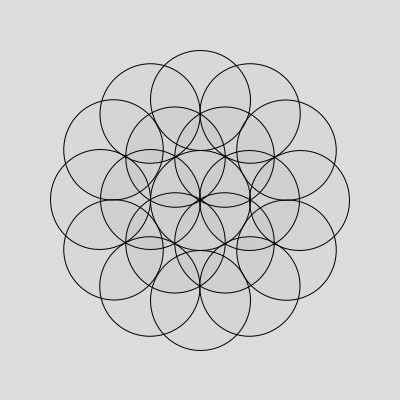
Frame 1 (no input)
Frame 60 (the mouse pressed at the canvas centre just before this capture): identical to frame 1, image omitted
Frame 120 (the mouse held since frame 60 and released just before this capture): identical to frame 1, image omitted

The Processing sketch that drew this single still picture (run headless with seeded random() and noise(); from frame 60 on, the mouse is pressed at the canvas centre):

// Processing sketch: processing_140122
// ── processing_140122.pde

float dim=100;

void setup(){
size(400,400);
}

void draw(){
background(220);
translate(width/2,height/2);

fill(0,0,0,5);
ellipse(0,0,dim,dim);

  for(int i=0;i<12;i++)
  {
    ellipse(0,+dim,dim,dim);
    rotate(PI/6);
    if(i%2==0)
    {
      ellipse(0,dim-(50.66),dim,dim);
    }
  }

}
